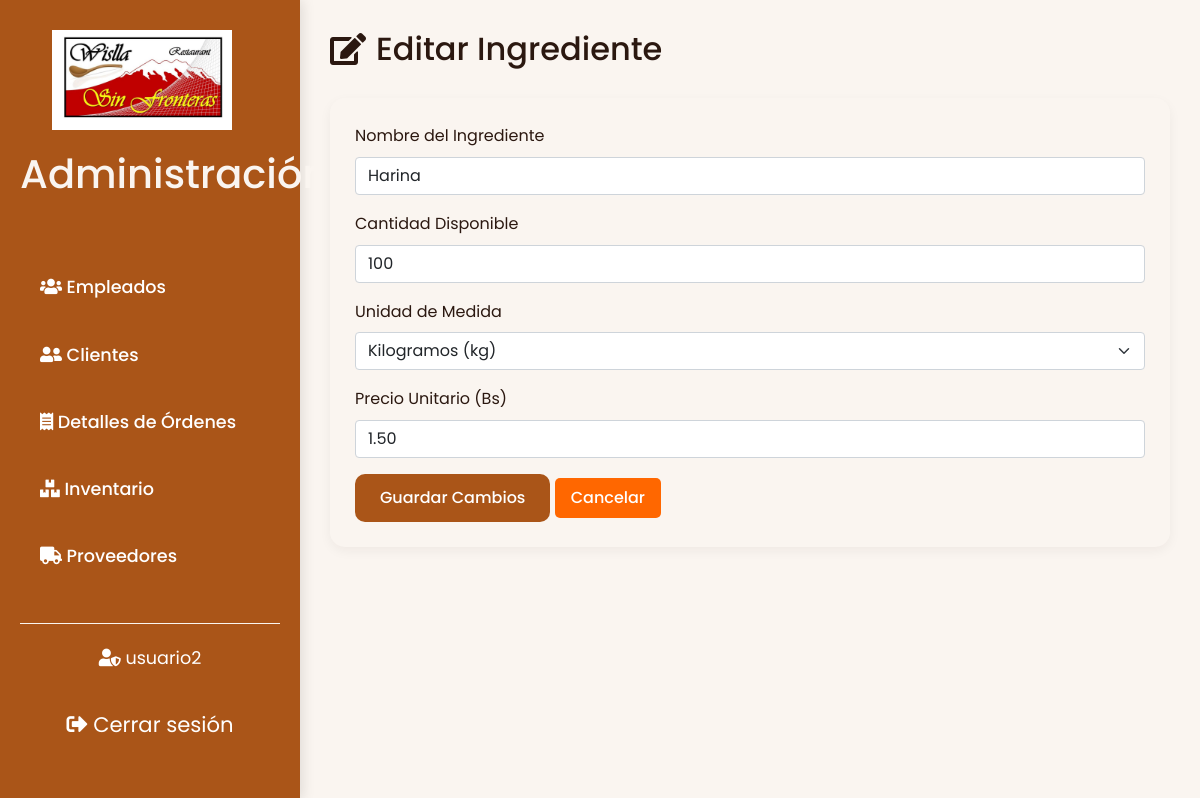
The app's page /paginaProyectoRest/administrador/editar_ingrediente.php?id=1 (signed in) with its own data.
### tables this page shows
CREATE TABLE `ingredientes` (
  `id` bigint(20) NOT NULL,
  `nombre` varchar(255) NOT NULL,
  `cantidad_disponible` int(11) NOT NULL CHECK (`cantidad_disponible` >= 0),
  `unidad_medida` varchar(50) NOT NULL,
  `precio_unitario` decimal(10,2) NOT NULL CHECK (`precio_unitario` >= 0),
  `activo` tinyint(1) NOT NULL DEFAULT 1,
  `motivo_eliminacion` varchar(100) DEFAULT NULL
);

### paginaProyectoRest/administrador/editar_ingrediente.php (the view, shortened to what this page needs)
<?php
$conn = conexion();
if (isset($_GET['id']) && is_numeric($_GET['id'])) {
    $id = $_GET['id'];
    $sql = "SELECT * FROM ingredientes WHERE id = $id";
    $result = mysqli_query($conn, $sql);
    if ($result && mysqli_num_rows($result) > 0) {
        $row = mysqli_fetch_assoc($result);
        $nombre = $row['nombre'];
        $cantidad_disponible = $row['cantidad_disponible'];
        $unidad_medida = $row['unidad_medida'];
        $precio_unitario = $row['precio_unitario'];
    } else {
        header('Location: inventario.php');
        exit();
    }
} else {
    header('Location: inventario.php');
    exit();
}
?>
<!DOCTYPE html>
<html lang="es">
<head>
    <link href="https://cdnjs.cloudflare.com/ajax/libs/font-awesome/5.15.4/css/all.min.css" rel="stylesheet">
    <link href="https://cdnjs.cloudflare.com/ajax/libs/bootstrap/5.1.3/css/bootstrap.min.css" rel="stylesheet">
    <link rel="stylesheet" href="../css/styleCliAdmin.css">
</head>
<body>
    <div class="layout">
        <aside class="sidebar">
            <div class="logo">
                <a class="navbar-brand" href="#">
                    <img src="../imagenes/WisllaLogo.jpg" alt="Logo de Wislla">
                </a>
                <h1>Administración</h1>
            </div>
            <nav class="main-nav">
                <ul>
                    <li><a href="admin.php"><i class="fas fa-users"></i> Empleados</a></li>
                    <li><a href="clientes.php"><i class="fas fa-user-friends"></i> Clientes</a></li>
                    <li><a href="detalles.php"><i class="fas fa-receipt"></i> Detalles de Órdenes</a></li>
                    <li><a href="inventario.php"><i class="fas fa-boxes"></i> Inventario</a></li>
                    <li><a href="proveedores.php"><i class="fas fa-truck"></i> Proveedores</a></li>
                </ul>
            </nav>
            <div class="user-section">
                <span><i class="fas fa-user-shield"></i> <?= htmlspecialchars($_SESSION['nombre']); ?></span>
                <br><br>
                <a href="../registro/logout.php" class="logout-btn">
                    <i class="fas fa-sign-out-alt"></i> Cerrar sesión
                </a>
            </div>
        </aside>
        <main class="main-content">
            <header class="content-header">
                <h2><i class="fas fa-edit"></i> Editar Ingrediente</h2>
            </header>
            <section class="form-section">
                <form action="editar_ingrediente.php?id=<?= $id; ?>" method="post">
                    <div class="mb-3">
                        <label for="nombre" class="form-label">Nombre del Ingrediente</label>
                        <input type="text" class="form-control" id="nombre" name="nombre" value="<?= htmlspecialchars($nombre); ?>" required>
                    </div>
                    <div class="mb-3">
                        <label for="cantidad_disponible" class="form-label">Cantidad Disponible</label>
                        <input type="number" class="form-control" id="cantidad_disponible" name="cantidad_disponible" value="<?= htmlspecialchars($cantidad_disponible); ?>" required>
                    </div>
                    <div class="mb-3">
                        <label for="unidad_medida" class="form-label">Unidad de Medida</label>
                        <select class="form-select" id="unidad_medida" name="unidad_medida" required>
                            <option value="kilogramos" <?= $unidad_medida == 'kilogramos' ? 'selected' : ''; ?>>Kilogramos (kg)</option>
                        </select>
                    </div>
                    <div class="mb-3">
                        <label for="precio_unitario" class="form-label">Precio Unitario (Bs)</label>
                        <input type="number" class="form-control" id="precio_unitario" name="precio_unitario" value="<?= htmlspecialchars($precio_unitario); ?>" required>
                    </div>
                    <button type="submit" class="btn btn-primary">Guardar Cambios</button>
                    <a href="inventario.php" class="btn btn-secondary">Cancelar</a>
                </form>
            </section>
        </main>
    </div>
</body>
</html>

### paginaProyectoRest/css/styleCliAdmin.css (style rules this page uses)
:root { --primary-brown: #aa5518; --primary-hover: #c17817; --dark-brown: #2b1810; --cream-bg: #faf5f0; --input-bg: #fff; --error-color: #e74c3c; --success-green: #2d4a3e; --border-light: rgba(139, 69, 19, 0.2); --warning-color: #ffc107; --danger-color: #dc3545; --info-color: #17a2b8; }
* { margin: 0; padding: 0; box-sizing: border-box; font-family: 'Poppins', sans-serif; transition: all 0.3s ease; }
body { background-color: var(--cream-bg); color: var(--dark-brown); line-height: 1.6; }
.layout { display: flex; min-height: 100vh; background-color: var(--cream-bg); }
.sidebar { width: 350px; background-color: var(--primary-brown); color: #fff; padding-top: 40px; position: fixed; top: 0; left: 0; bottom: 0; display: flex; flex-direction: column; justify-content: space-between; box-shadow: 3px 0 12px rgba(0, 0, 0, 0.1); transition: width 0.3s ease; padding: 30px 20px; }
.sidebar .logo { text-align: center; font-size: 2.2em; font-weight: bold; color: var(--cream-bg); margin-bottom: 40px; }
.sidebar .logo img { max-width: 180px; margin-bottom: 20px; }
.sidebar .main-nav ul { list-style-type: none; padding: 0; margin-bottom: 40px; }
.sidebar .main-nav ul li { margin: 15px 0; }
.sidebar .main-nav ul li a { color: #fff; background-color: transparent; padding: 12px 20px; border-radius: 30px; font-size: 1.1em; display: block; text-decoration: none; transition: background-color 0.3s ease, color 0.3s ease; font-weight: 500; }
.sidebar .user-section { background-color: transparent; padding: 20px; color: #fff; font-size: 1.1em; border-top: 1px solid var(--cream-bg); text-align: center; }
.sidebar .user-section .logout-btn { color: #fff; font-size: 1.2em; text-decoration: none; display: inline-block; padding: 8px 15px; border-radius: 20px; transition: background-color 0.3s ease; }
.main-content { margin-left: 350px; padding: 30px; width: calc(100% - 350px); }
.content-header { margin-bottom: 30px; }
.content-header h2 { font-size: 2em; color: var(--dark-brown); display: flex; align-items: center; gap: 10px; }
.btn { border: none; border-radius: 25px; padding: 8px 20px; font-weight: 500; cursor: pointer; display: inline-flex; align-items: center; gap: 8px; transition: all 0.3s ease; }
.btn-primary { background-color: var(--primary-brown); color: white; }
@media (max-width: 1200px) { .sidebar { width: 300px; } }
@media (max-width: 1200px) { .main-content { margin-left: 300px; width: calc(100% - 300px); } }
.form-section { background-color: var(--cream-bg); padding: 25px; border-radius: 15px; box-shadow: 0 4px 12px rgba(43, 24, 16, 0.05); transition: transform 0.3s ease, box-shadow 0.3s ease; }
.btn { padding: 12px 25px; border: none; border-radius: 10px; font-weight: 500; cursor: pointer; display: inline-flex; align-items: center; gap: 8px; transition: all 0.3s ease; }
.btn-secondary { background-color: #e0e0e0; color: var(--dark-brown); }
.form-section { animation: fadeSlideIn 0.5s ease-out forwards; }
.form-section:nth-child(2) { animation-delay: 0.1s; }
.form-section { animation: fadeIn 0.5s ease-out forwards; }
body { font-family: 'Roboto', sans-serif; background-color: #ffffff; margin: 0; padding: 0; }
.btn-secondary { background-color: #ff6700; color: white; border: none; padding: 8px 16px; border-radius: 5px; transition: background-color 0.3s ease; }

### records on screen
ingredientes: nombre "Harina", cantidad_disponible "100", precio_unitario "1.50"

### other values on screen
$_SESSION['nombre'] "usuario2"
